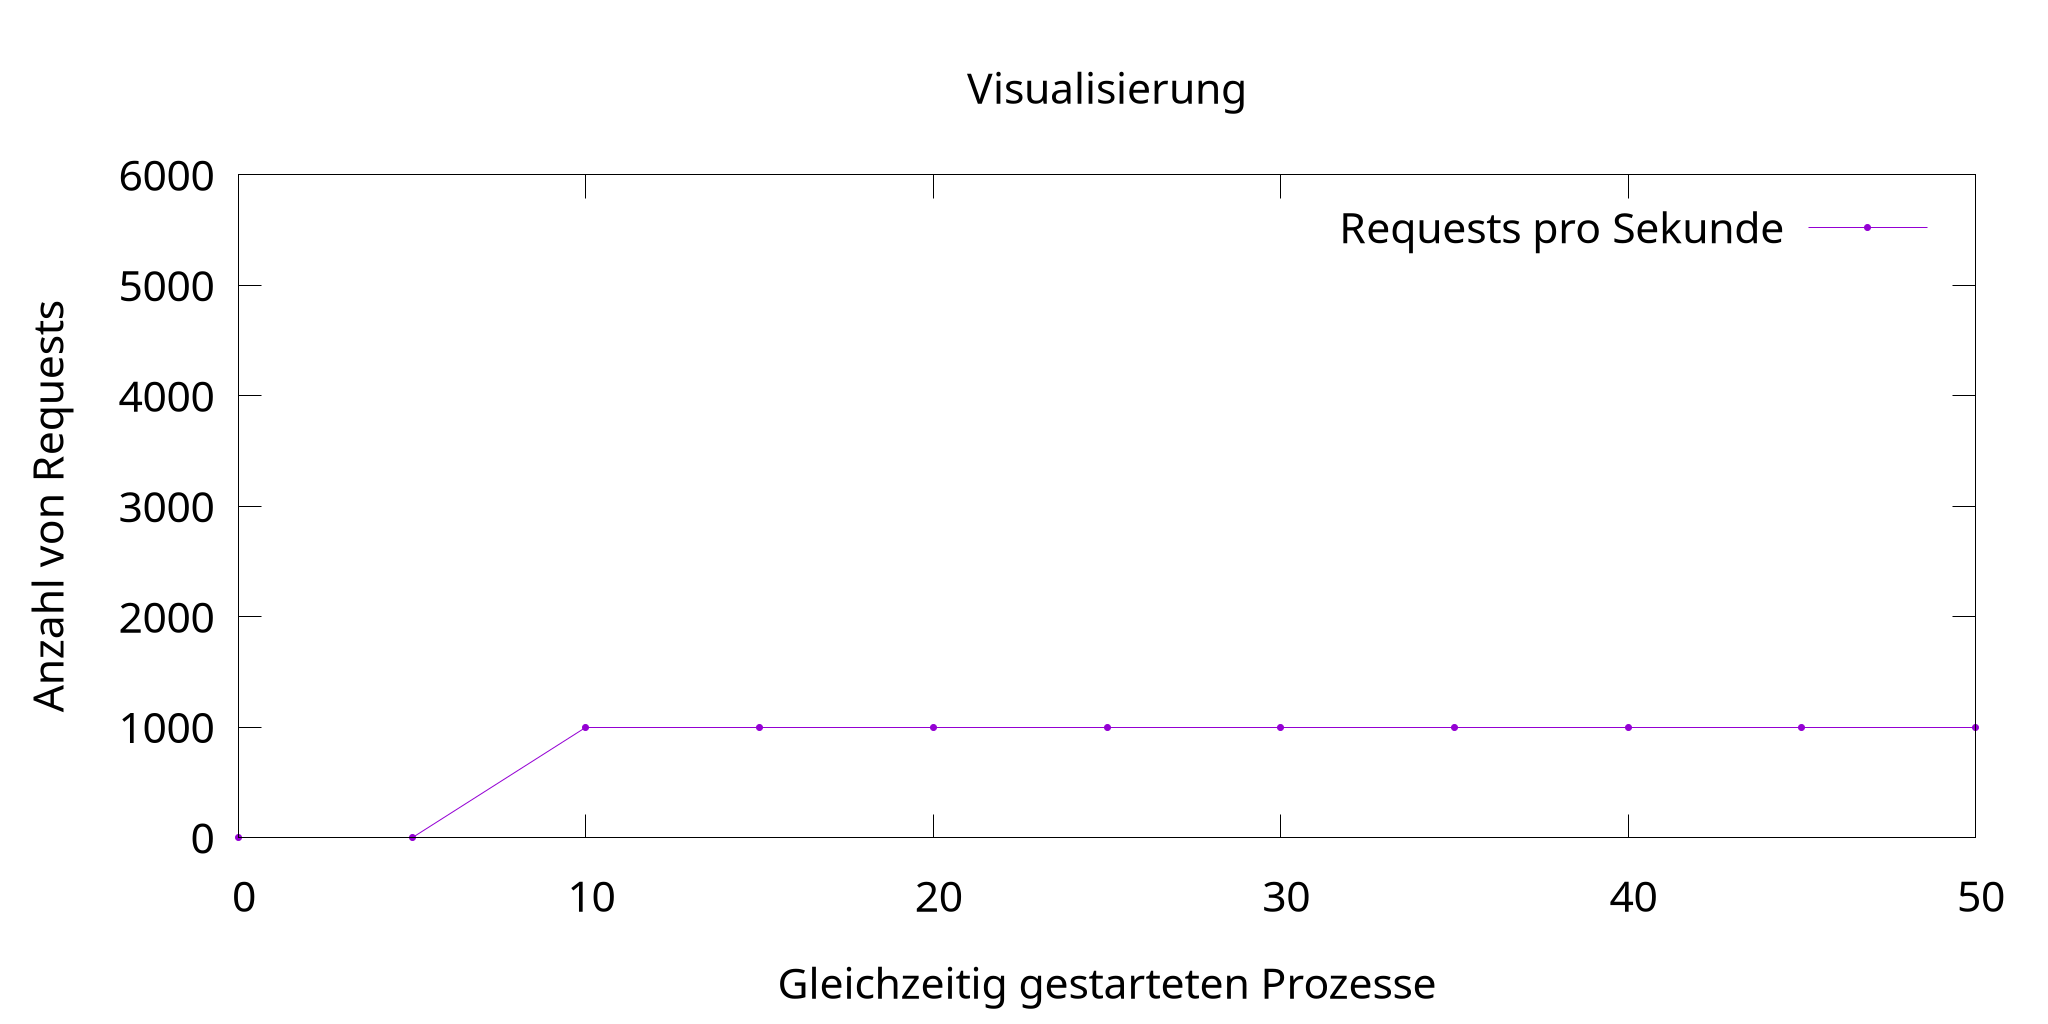

Write gnuplot code to recreate this figure.
set terminal pngcairo size 2048,1024 font 'Verdana,32'
set output 'lasttest.png'

set title 'Visualisierung'
set xrange [0:50]
set yrange [0:6000]
set xlabel "Gleichzeitig gestarteten Prozesse"
set ylabel "Anzahl von Requests"


plot 'lasttest.dat' using 1:2 with linespoints title "Requests pro Sekunde" pt 7 ps 1
